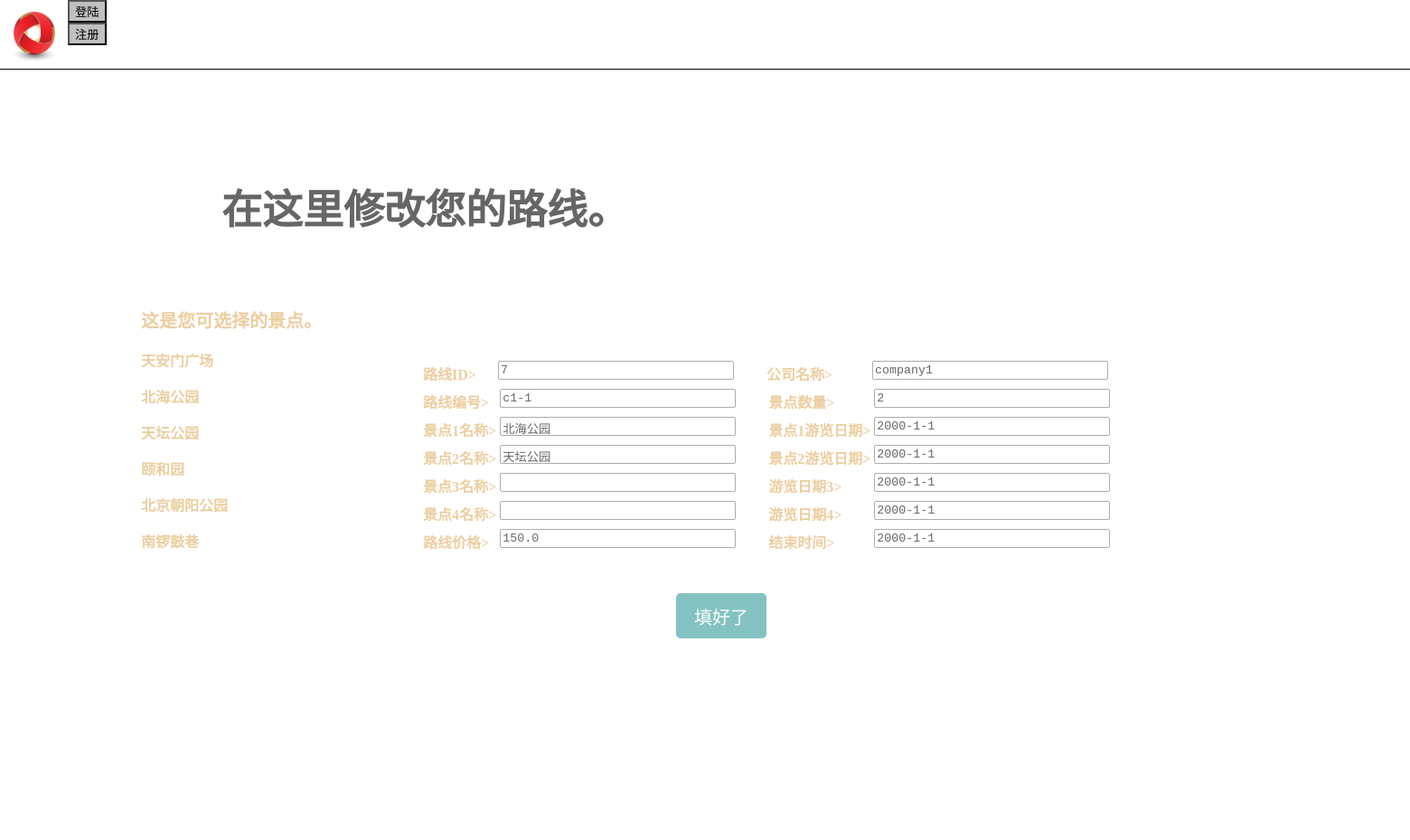
The page /route/edit/7 on the database its author committed.
### model/models.py (models this page shows)
class ViewSpot(models.Model):
    name = models.CharField(max_length=100)
    address = models.CharField(max_length=100)
    intro = models.CharField(max_length=500)
    time = models.CharField(max_length=100)
    price = models.FloatField(default=0.0)

class Route(models.Model):
    company_name = models.CharField(max_length=150)
    route_num = models.CharField(max_length=20)
    stand_num = models.IntegerField(default=0)
    stand_1_name = models.CharField(max_length=100, null=True)
    date_1 = models.DateField(null=True)
    stand_2_name = models.CharField(max_length=100, null=True)
    date_2 = models.DateField(null=True)
    stand_3_name = models.CharField(max_length=100, null=True)
    date_3 = models.DateField(null=True)
    stand_4_name = models.CharField(max_length=100, null=True)
    date_4 = models.DateField(null=True)
    person_num = models.IntegerField(default=0)
    price = models.FloatField(default=0.0)
    end = models.DateField(null=True)

### model/views.py (the view)
# urls.py: url(r'^route/edit/(?P<id>\d+)$', views.edit_route, name='edit_route'),
def edit_route(request, id):
    route = Route.objects.get(id=id)
    viewspot_list = ViewSpot.objects.all()
    return render(request, 'editroute.html', {'route': route, 'viewspot_list': viewspot_list})

### templates/editroute.html (shortened to what this page needs)
<!DOCTYPE html>
<html>
	<head>
		{% load staticfiles %}
		<link rel="stylesheet" href="{% static 'css/editroute.css' %}" type="text/css" />
	</head>
	<body>
		<div class = "topmoudle"style="">
			 {% load staticfiles %}
			<img src= "{% static "logo.jpg" %}"  alt="picture" align=left width="75" height="100%"/>
			{% if user.is_authenticated %}
			<form action="/logout" method="get">
				<p class=username style=" position:absolute;right:50px;top:5px;font-size:20px;font-weight:300;">{{ user.username }}公司</p>
				<button class=p3 type="submit" style="position: fixed;background:#339999;border-radius:5px;cursor: pointer;border: 3px solid #339999;bottom:12px;right: 20px;width: 100px;height: 55px;font-size: 20px;font-weight: 600;color: white;z-index=1">退出</button>
			</form>
			{% else %}
			<form action="/login" method="get">
				<button class=p2 type="submit" style="background-color: #C0C0C0; color: #000000;">登陆</button>
			</form>
			<form action="/regist" method="get">
            	<button class=p3 type="submit" style="background-color: #C0C0C0; color: #000000;">注册</button>
        	</form>
			{% endif %}
		</div>
		<div class = "middlemoudle">
			<div class="rectangle1">
				<p class=p6>编辑路线</p>
			</div>
				<div class="rectangle2">
					   <div>
						   <p style="font-size:45px;color:black;">在这里修改您的路线。</p>
					   </div>
					<form action="/route/edit/result" method="post">
						<div id="vp" style="position:absolute; top:35%;left: 10%;">
							<p style="font-size:20px;color:white;background:#FFFFFF;color:#E0AD61;line-height:20px;">这是您可选择的景点。</p>
							{% for viewspot in viewspot_list %}
								<p style="margin-top:30px;">{{ viewspot.name }}</p>
							{% endfor %}
					    </div>
						<div style="position:absolute; left: 30%;top:43%;width:100%">
							<span>路线ID</span>>&ensp;&ensp;&nbsp;
        					<textarea rows="1" cols="30" name="id" style="resize:none" readonly>{{ route.id }}</textarea>&ensp;&ensp;&ensp;&ensp;
							<span>公司名称</span>>&ensp;&ensp;&ensp;&ensp;&ensp;
        					<textarea rows="1" cols="30" name="company_name" style="resize:none" readonly>{{ route.company_name }}</textarea><br><br>
        					<span>路线编号</span>>&nbsp;&nbsp;
        					<textarea rows="1" cols="30" name="route_num" style="resize:none">{{ route.route_num }}</textarea>&ensp;&ensp;&ensp;&ensp;
							<span>景点数量</span>>&ensp;&ensp;&ensp;&ensp;&ensp;
        					<textarea rows="1" cols="30" name="stand_num" style="resize:none">{{ route.stand_num }}</textarea><br><br>
        					<span>景点1名称</span>>
        					<textarea rows="1" cols="30" name="stand_1_name" style="resize:none">{{ route.stand_1_name }}</textarea>&ensp;&ensp;&ensp;&ensp;
							<span>景点1游览日期</span>>
        					<textarea rows="1" cols="30" name="date_1" style="resize:none">2000-1-1</textarea><br><br>
							<span>景点2名称</span>>
        					<textarea rows="1" cols="30" name="stand_2_name" style="resize:none">{{ route.stand_2_name }}</textarea>&ensp;&ensp;&ensp;&ensp;
							<span>景点2游览日期</span>>
        					<textarea rows="1" cols="30" name="date_2" style="resize:none">2000-1-1</textarea><br><br>
							<span>景点3名称</span>>
        					<textarea rows="1" cols="30" name="stand_3_name" style="resize:none">{{ route.stand_3_name }}</textarea>&ensp;&ensp;&ensp;&ensp;
							<span>游览日期3</span>>&ensp;&ensp;&ensp;&ensp;
        					<textarea rows="1" cols="30" name="date_3" style="resize:none">2000-1-1</textarea><br><br>
							<span>景点4名称</span>>
        					<textarea rows="1" cols="30" name="stand_4_name" style="resize:none">{{ route.stand_4_name }}</textarea>&ensp;&ensp;&ensp;&ensp;
							<span>游览日期4</span>>&ensp;&ensp;&ensp;&ensp;
        					<textarea rows="1" cols="30" name="date_4" style="resize:none">2000-1-1</textarea><br><br>
							<span>路线价格</span>>&nbsp;&nbsp;
        					<textarea rows="1" cols="30" name="price" style="resize:none">{{ route.price }}</textarea>&ensp;&ensp;&ensp;&ensp;
							<span>结束时间</span>>&ensp;&ensp;&ensp;&ensp;&ensp;
        					<textarea rows="1" cols="30" name="end" style="resize:none">2000-1-1</textarea><br><br><br><br><br><br>
        					<input type="submit" value="填好了"style="left:10%;height:50px;width:100px;background:#339999;border-radius:5px;cursor: pointer;border: 3px solid #339999;color:white;font-weight:400%;font-size:20px;">
						</div>
					</form>
				</div>
		</div>
		<div class = "buttommoudle"> </div>
	</body>
</html>

### static/css/editroute.css (style rules this page uses)
html { height:100%; }
body { margin: 0; height: 100%; background-color:white; }
.topmoudle { margin:0; top:0; width:100%; height:9.5%; background-color: white; opacity:1; border-bottom-style:solid; border-bottom-width:1px; z-index: 3; }
.middlemoudle { margin: 1% 1% 1% 1%; padding:0; height:75%; width:98%; background-color: white; border-color:white; opacity:0.6; z-index：2 }
.buttommoudle { margin-top:10%; height:10%; width:50%; background-color: white; opacity:0.8; z-index:0; }
.rectangle1 { padding-top:2%; background-color:white; height: 15%; width: 100%; color:white; height:10%; }
.rectangle2 { margin-top:2%; margin-left:15%; font-weight:700; color:#E0AD61; line-height:10px; }

### rows shown on the page
ViewSpot: name "天安门广场"
ViewSpot: name "北海公园"
ViewSpot: name "天坛公园"
ViewSpot: name "颐和园"
ViewSpot: name "北京朝阳公园"
ViewSpot: name "南锣鼓巷"
Route: id "7", company_name "company1", route_num "c1-1", stand_num "2", stand_1_name "北海公园", stand_2_name "天坛公园", price "150.0"
